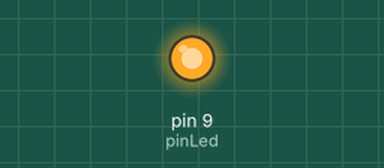
The sketch below on a simulated Arduino Uno, built with avr-gcc and run on an emulated ATmega328P. Parts: output pins drawn as LEDs (lit = HIGH).

Above: at 0.05 s.
At 2.0 s:
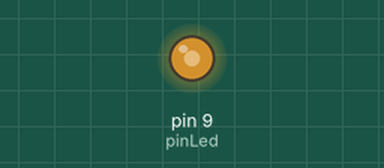
At 3.9 s:
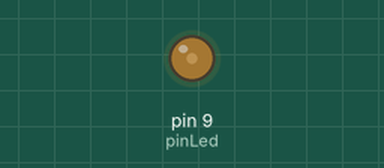
At 9.2 s:
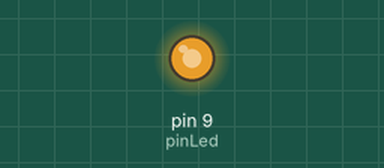
Timing chart, 0 to 13.3 s (numbered marks = the images above):
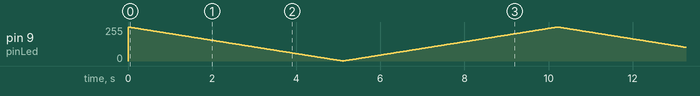

The sketch:

A006_leds_for.ino
```cpp
/*
 * Controlar brillo del LED con analogWrite y bucles for.
 * 2013. Arduino Gran Canaria.
 */

// Declaracion de variables
int pinLed = 9; // Pin PWM (~)
int pausa = 20;

byte brillo = 255;

// Inicializacion del sistema
void setup() {
  // Inicializar el pin del LED para escritura en modo digital
  pinMode(pinLed, OUTPUT);
}

// Bucle
void loop() {
  // Apagamos el LED
  for (byte brillo = 255; brillo > 0; brillo--) {
    // Indicar la intensidad del LED
    analogWrite(pinLed, brillo);
    // Pausa
    delay(pausa);
  } // Cierra for

  // Encendemos el LED
  for (byte brillo = 0; brillo < 255; brillo++) {
    // Indicar la intensidad del LED
    analogWrite(pinLed, brillo);
    // Pausa
    delay(pausa);
  } // Cierra for
} // Cierra loop()
```
